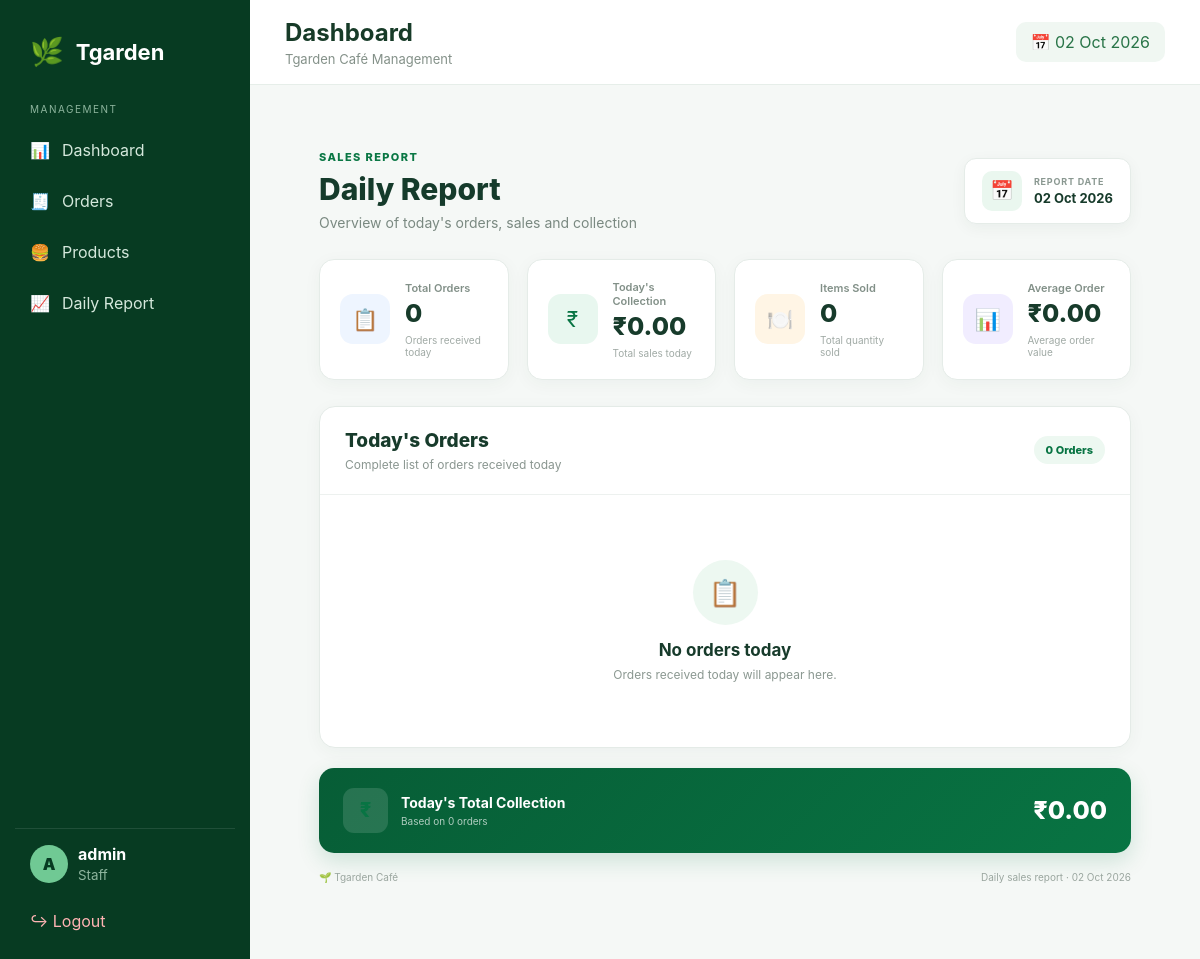
Page /staff/daily-report/ (signed in) on the earlier database version.
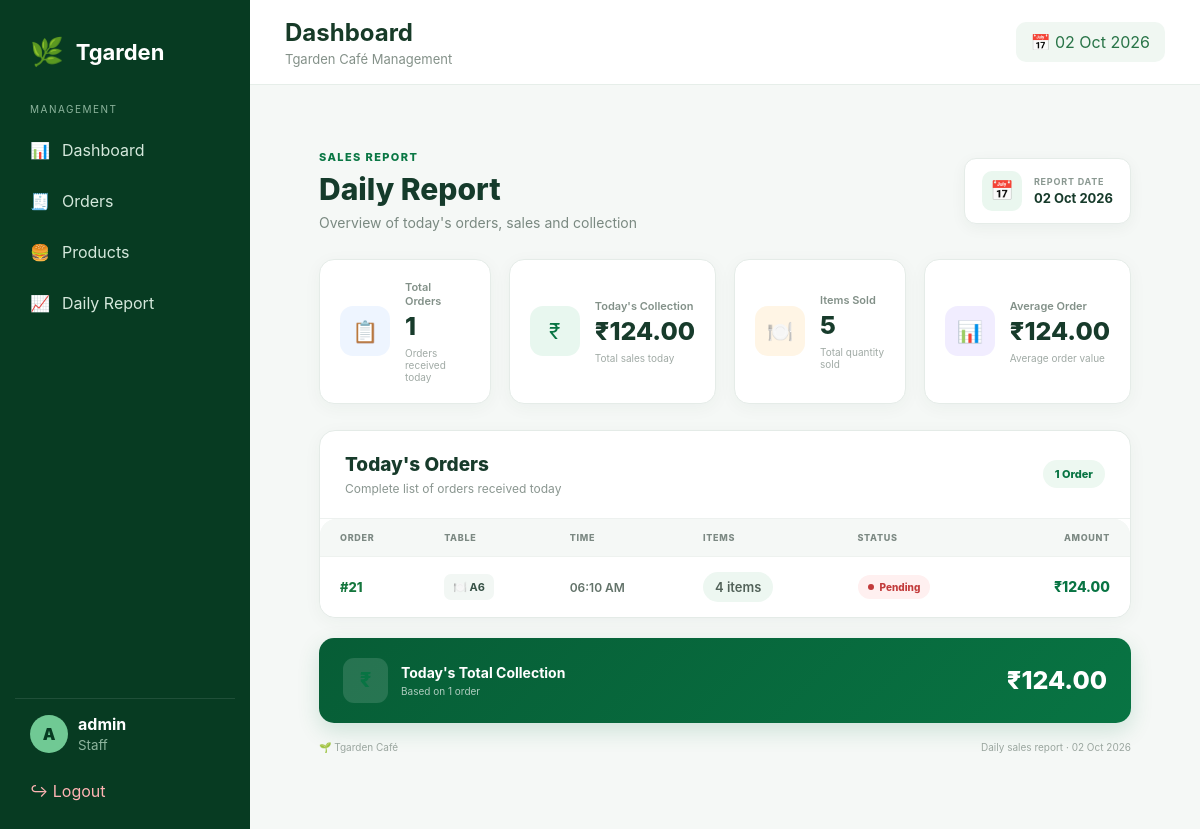
Same page on the later database version.
### cafe/models.py (models this page shows, shortened)
class Order(models.Model):
    STATUS_CHOICES = [
        ("Pending", "Pending"),
        ("Preparing", "Preparing"),
        ("Ready", "Ready"),
        ("Completed", "Completed"),
        ("Cancelled", "Cancelled"),
    ]
    table_name = models.CharField(
        max_length=100
    )
    total_amount = models.DecimalField(
        max_digits=10,
        decimal_places=2,
        default=0
    )
    status = models.CharField(
        max_length=20,
        choices=STATUS_CHOICES,
        default="Pending"
    )
    created_at = models.DateTimeField(
        auto_now_add=True
    )
    class Meta:
        ordering = ["-created_at"]

### staff/views.py (the view)
@login_required
def daily_report(request):
    today = timezone.localdate()
    orders = (
        Order.objects
        .filter(created_at__date=today)
        .prefetch_related("items__product")
        .order_by("-created_at")
    )
    total_orders = orders.count()
    total_collection = (
        orders.aggregate(
            total=Sum("total_amount")
        )["total"] or 0
    )
    total_items = 0
    for order in orders:
        for item in order.items.all():
            total_items += item.quantity
    if total_orders:
        average_order = total_collection / total_orders
    else:
        average_order = 0
    context = {
        "orders": orders,
        "report_date": today,
        "total_orders": total_orders,
        "total_collection": total_collection,
        "total_items": total_items,
        "average_order": average_order,
    }
    return render(
        request,
        "staff/daily_report.html",
        context
    )

### staff/templates/staff/daily_report.html (shortened to what the changed rows need)
{% extends "staff/base.html" %}
{% load static %}
{% block content %}
<div class="daily-report">
    <div class="daily-report-header">
        <div class="daily-report-title">
            <h1>Daily Report</h1>
        </div>
        <div class="report-date-box">
            <div>
                <span>REPORT DATE</span>
                <strong>
                    {{ report_date|date:"d M Y" }}
                </strong>
            </div>
        </div>
    </div>
    <div class="report-stat-grid">
        <div class="report-stat">
            <div class="report-stat-info">
                <label>Total Orders</label>
                <strong>
                    {{ total_orders }}
                </strong>
                <small>
                    Orders received today
                </small>
            </div>
        </div>
        <div class="report-stat">
            <div class="report-stat-info">
                <label>Today's Collection</label>
                <strong>
                    ₹{{ total_collection|floatformat:2 }}
                </strong>
                <small>
                    Total sales today
                </small>
            </div>
        </div>
        <div class="report-stat">
            <div class="report-stat-info">
                <label>Items Sold</label>
                <strong>
                    {{ total_items }}
                </strong>
                <small>
                    Total quantity sold
                </small>
            </div>
        </div>
        <div class="report-stat">
            <div class="report-stat-info">
                <label>Average Order</label>
                <strong>
                    ₹{{ average_order|floatformat:2 }}
                </strong>
                <small>
                    Average order value
                </small>
            </div>
        </div>
    </div>
    <div class="orders-report-card">
        <div class="orders-report-header">
            <div>
                <h2>Today's Orders</h2>
                <p>
                </p>
            </div>
            <div class="orders-count">
                {{ total_orders }} Order{{ total_orders|pluralize }}
            </div>
        </div>
        {% if orders %}
        <div class="orders-table-container">
            <table class="orders-table">
                <thead>
                    <tr>
                        <th>Order</th>
                        <th>Table</th>
                        <th>Time</th>
                        <th>Items</th>
                        <th>Status</th>
                        <th style="text-align:right;">
                            Amount
                        </th>
                    </tr>
                </thead>
                <tbody>
                    {% for order in orders %}
                    <tr>
                        <td>
                            <a
                                href="{% url 'staff:order_detail' order.id %}"
                                class="order-id"
                            >
                                #{{ order.id }}
                            </a>
                        </td>
                        <td>
                            <span class="table-number">
                                🍽️ {{ order.table_name }}
                            </span>
                        </td>
                        <td>
                            <span class="order-time">
                                {{ order.created_at|date:"h:i A" }}
                            </span>
                        </td>
                        <td>
                            <span class="item-count">
                                {{ order.items.all|length }}
                                item{{ order.items.all|length|pluralize }}
                            </span>
                        </td>
                        <td>
                            <span
                                class="
                                    order-status
                                    status-{{ order.status|lower }}
                                "
                            >
                                {{ order.get_status_display }}
                            </span>
                        </td>
                        <td class="order-amount">
                            ₹{{ order.total_amount|floatformat:2 }}
                        </td>
                    </tr>
                    {% endfor %}
                </tbody>
            </table>
        </div>
        {% else %}
        <div class="report-empty">
            <div class="report-empty-icon">
                📋
            </div>
            <h3>No orders today</h3>
            <p>
                Orders received today will appear here.
            </p>
        </div>
        {% endif %}
    </div>
    <div class="collection-footer">
        <div class="collection-info">
            <div class="collection-icon">
            </div>
            <div>
                <strong>
                    Today's Total Collection
                </strong>
                <small>
                    Based on {{ total_orders }}
                    order{{ total_orders|pluralize }}
                </small>
            </div>
        </div>
        <div class="collection-total">
            ₹{{ total_collection|floatformat:2 }}
        </div>
    </div>
    <div class="report-bottom">
        <span>
            🌱 Tgarden Café
        </span>
        <span>
            Daily sales report ·
            {{ report_date|date:"d M Y" }}
        </span>
    </div>
</div>
{% endblock %}

Differences in the rows shown:
added Order: created_at "02 Oct 2026", id "21", table_name "A6", created_at "06:10 AM", items.all|length "4", status "Pending", total_amount "124.00"
Other differences:
{{ total_orders }}: "0" → "1"
{{ total_collection|floatformat:2 }}: "0.00" → "124.00"
{{ total_items }}: "0" → "5"
{{ average_order|floatformat:2 }}: "0.00" → "124.00"
{{ report_date|date:"d M Y" }}: "02 Oct 2026" → (not shown)
text no longer shown: "📋 No orders today Orders received today will appear here."
text now shown: "ORDER TABLE TIME ITEMS STATUS AMOUNT"
